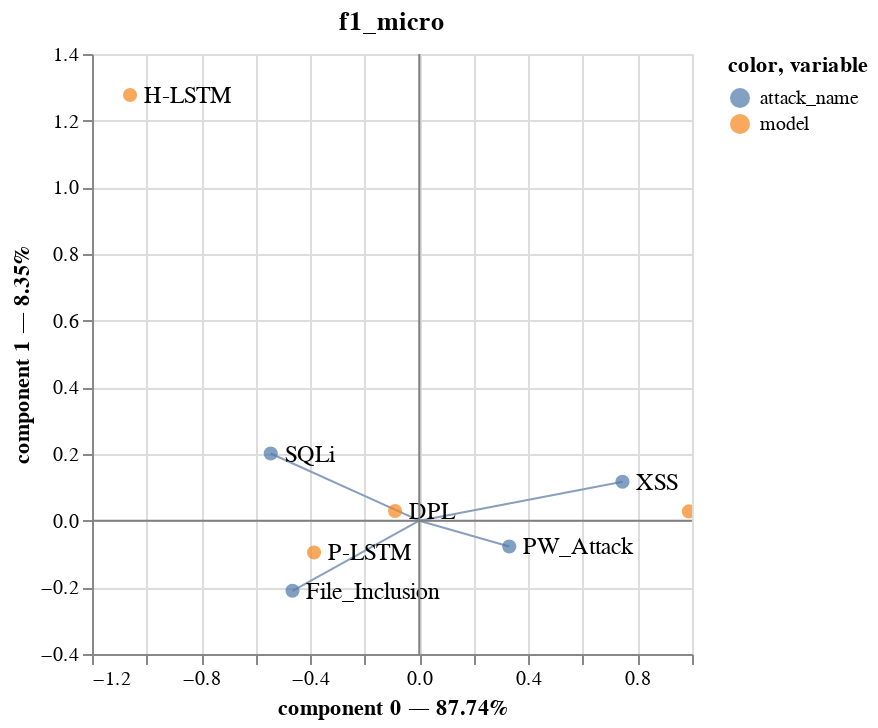

Notebook source saved alongside this figure:
### Code cell
# Accuracy
ca, input_X, stype = cas[0]
print(ca)
getCA_plot(input_X, ca, stype, arrows=[True, False], original_ca=True)

### Figure 1 — Vega-Lite specification as saved in the notebook (floating-point values rounded to 4 significant figures)
{"config": {"view": {"continuousWidth": 300, "continuousHeight": 300}}, "layer": [{"data": {"name": "data-9b3f927559d865207a675dd8d1c0a58c"}, "mark": {"type": "rule"}, "encoding": {"color": {"field": "color", "scale": null, "type": "nominal"}, "x": {"field": "x", "type": "quantitative"}, "x2": {"field": "x2"}, "y": {"field": "y", "type": "quantitative"}, "y2": {"field": "y2"}}}, {"data": {"name": "data-ecc3e390fbebdae4a2dbb293c0ae747a"}, "mark": {"type": "circle", "size": 50}, "encoding": {"color": {"field": "variable", "type": "nominal"}, "tooltip": [{"field": "variable", "type": "nominal"}, {"field": "value", "type": "nominal"}, {"field": "component 0", "type": "quantitative"}, {"field": "component 1", "type": "quantitative"}], "x": {"axis": {"title": "component 0 — 87.74%"}, "field": "component 0", "scale": {"zero": false}, "type": "quantitative"}, "y": {"axis": {"title": "component 1 — 8.35%"}, "field": "component 1", "scale": {"zero": false}, "type": "quantitative"}}, "name": "view_3"}, {"data": {"name": "data-f413103ff4657a1357563563661a7ca2"}, "mark": {"type": "text", "align": "left", "baseline": "middle", "dx": 7}, "encoding": {"size": {"value": 12}, "text": {"field": "name", "type": "nominal"}, "x": {"field": "x", "type": "quantitative"}, "y": {"field": "y", "type": "quantitative"}}}, {"data": {"name": "data-06fd9f850666401b4599de5588b60692"}, "mark": {"type": "rule", "stroke": "gray"}, "encoding": {"y": {"field": "y", "type": "quantitative"}}}, {"data": {"name": "data-9c00aa9dc2b1c1a0b4bf9b34ead12925"}, "mark": {"type": "rule", "stroke": "gray"}, "encoding": {"x": {"field": "x", "type": "quantitative"}}}], "params": [{"name": "param_3", "select": {"type": "interval", "encodings": ["x", "y"]}, "bind": "scales", "views": ["view_3"]}], "title": "f1_micro", "$schema": "https://vega.github.io/schema/vega-lite/v5.8.0.json", "datasets": {"data-9b3f927559d865207a675dd8d1c0a58c": [{"name": "File_Inclusion", "x": 0, "y": 0, "angle": 65.1, "component": "attack_name", "x2": -0.4649, "y2": -0.2104, "color": "#889fbf"}, {"name": "PW_Attack", "x": 0, "y": 0, "angle": 65.1, "component": "attack_name", "x2": 0.33, "y2": -0.07737, "color": "#889fbf"}, {"name": "SQLi", "x": 0, "y": 0, "angle": 65.1, "component": "attack_name", "x2": -0.5447, "y2": 0.2015, "color": "#889fbf"}, {"name": "XSS", "x": 0, "y": 0, "angle": 65.1, "component": "attack_name", "x2": 0.7452, "y2": 0.1168, "color": "#889fbf"}], "data-ecc3e390fbebdae4a2dbb293c0ae747a": [{"component 0": 0.9884, "component 1": 0.02767, "variable": "model", "value": "DNN"}, {"component 0": -0.08885, "component 1": 0.02914, "variable": "model", "value": "DPL"}, {"component 0": -1.06, "component 1": 1.277, "variable": "model", "value": "H-LSTM"}, {"component 0": -0.386, "component 1": -0.09545, "variable": "model", "value": "P-LSTM"}, {"component 0": -0.4649, "component 1": -0.2104, "variable": "attack_name", "value": "File_Inclusion"}, {"component 0": 0.33, "component 1": -0.07737, "variable": "attack_name", "value": "PW_Attack"}, {"component 0": -0.5447, "component 1": 0.2015, "variable": "attack_name", "value": "SQLi"}, {"component 0": 0.7452, "component 1": 0.1168, "variable": "attack_name", "value": "XSS"}], "data-f413103ff4657a1357563563661a7ca2": [{"name": "File_Inclusion", "x": -0.4649, "y": -0.2104, "angle": 65.1, "component": "attack_name"}, {"name": "PW_Attack", "x": 0.33, "y": -0.07737, "angle": 65.1, "component": "attack_name"}, {"name": "SQLi", "x": -0.5447, "y": 0.2015, "angle": 65.1, "component": "attack_name"}, {"name": "XSS", "x": 0.7452, "y": 0.1168, "angle": 65.1, "component": "attack_name"}, {"name": "DNN", "x": 0.9884, "y": 0.02767, "angle": 88.4, "component": "model"}, {"name": "DPL", "x": -0.08885, "y": 0.02914, "angle": -71.84, "component": "model"}, {"name": "H-LSTM", "x": -1.06, "y": 1.277, "angle": -39.71, "component": "model"}, {"name": "P-LSTM", "x": -0.386, "y": -0.09545, "angle": -103.9, "component": "model"}], "data-06fd9f850666401b4599de5588b60692": [{"y": 0}], "data-9c00aa9dc2b1c1a0b4bf9b34ead12925": [{"x": 0}]}}
